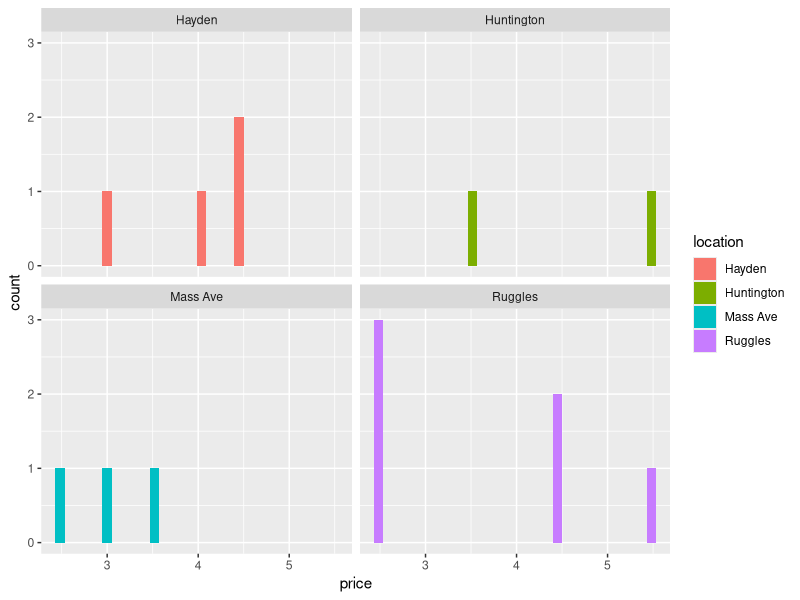
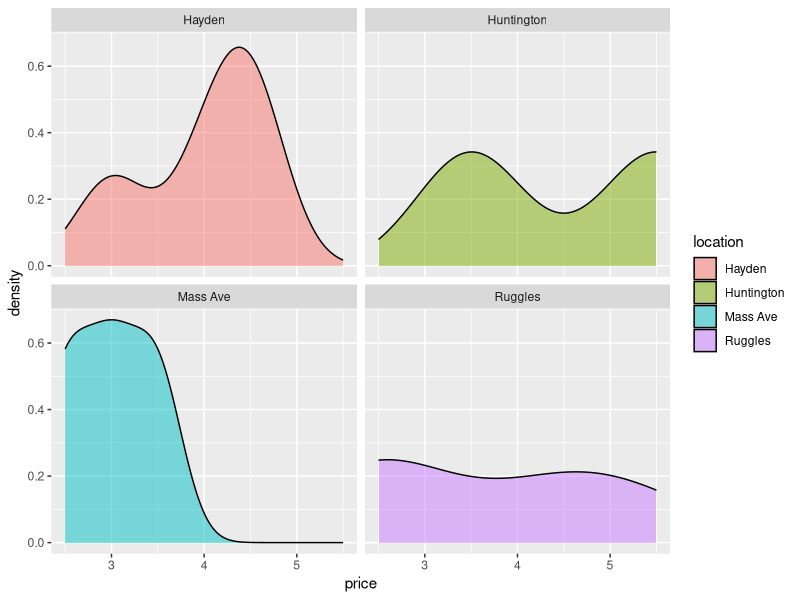
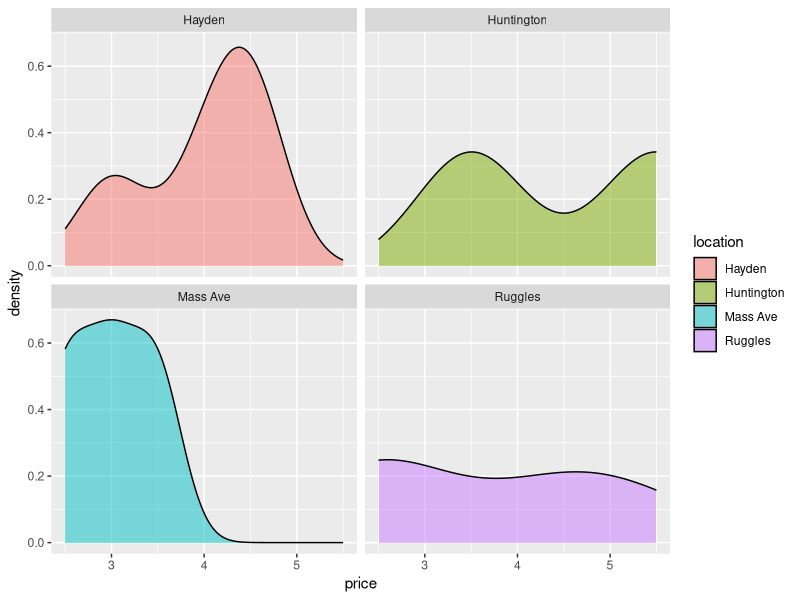
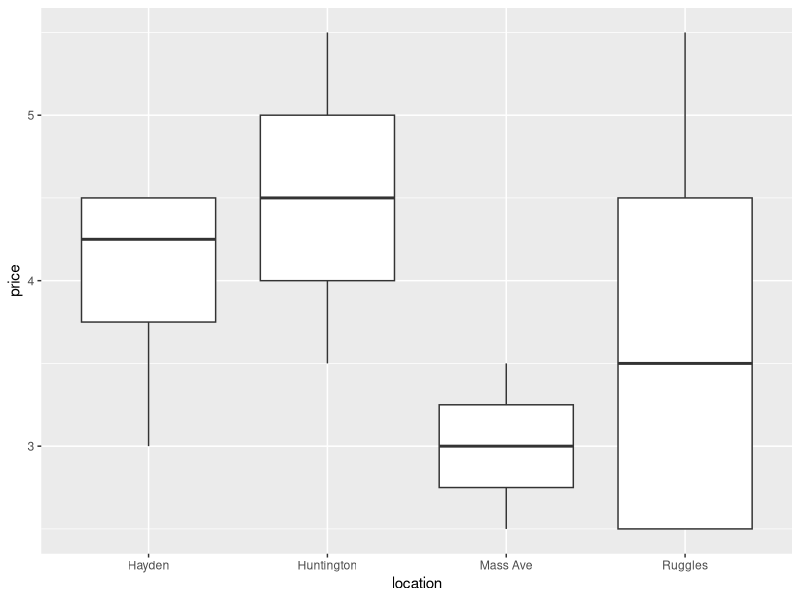
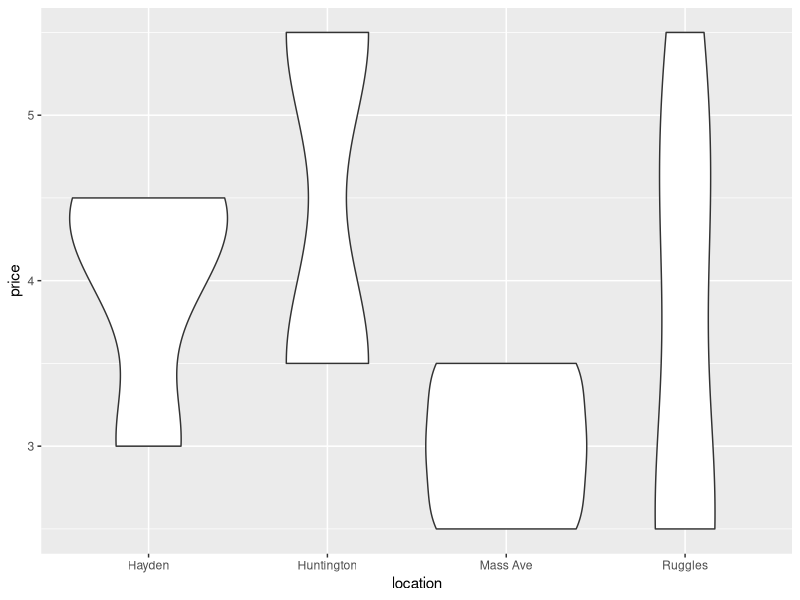
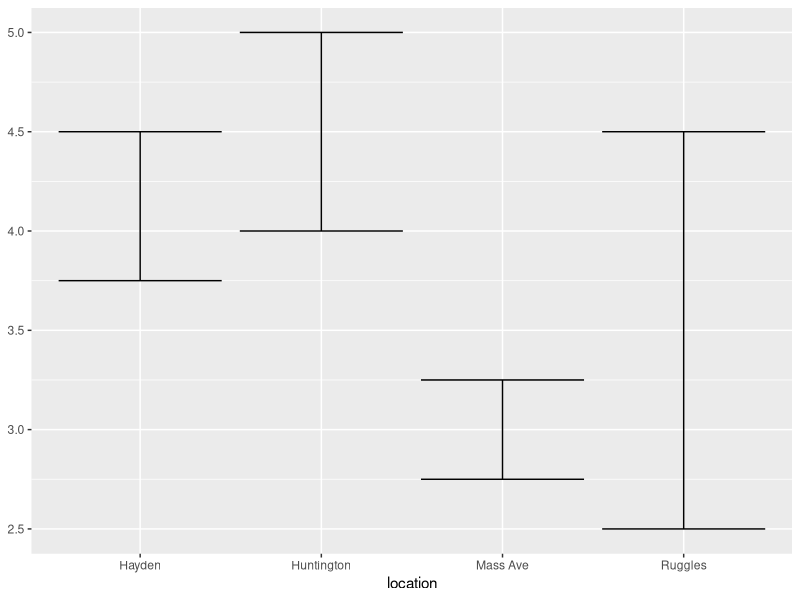
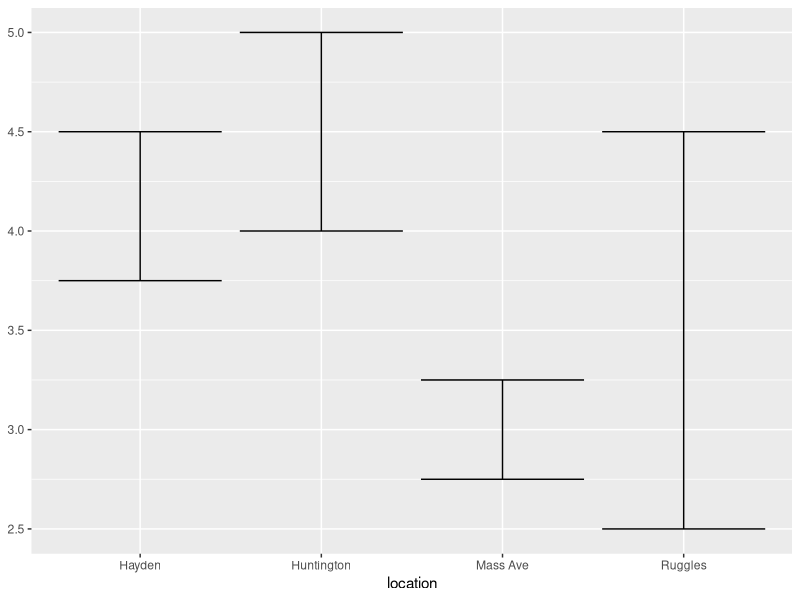
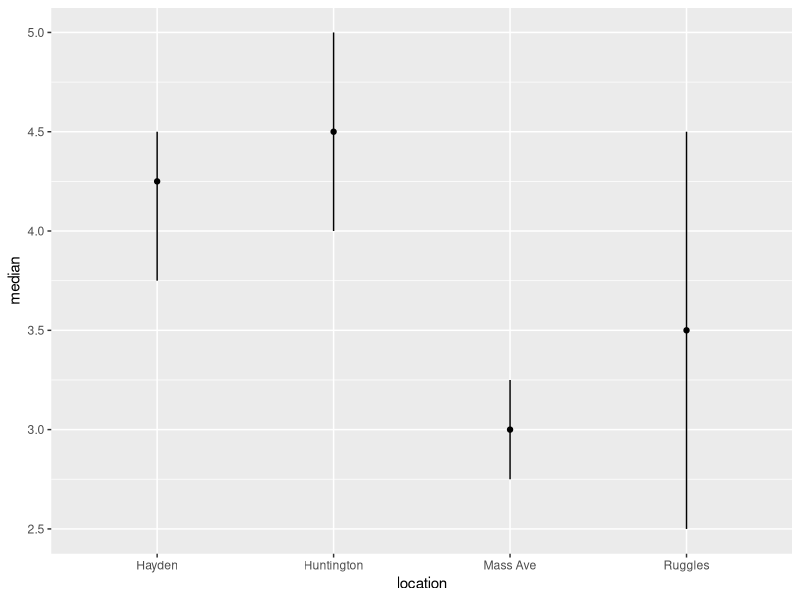

Write the R code that produced these figures, in order.
# 4C_databases_3.R
# Series: Databases 3
# Topic: Database Functions: Grouping, Summarizing, and Reframing
# Prof. Fraser

# We're going to learn some 'level-2' data wrangling functions, 
# that allow us to reshape and merge different data sets.
# I STRONGLY encourage you to type the code out yourself - helps with muscle memory.
# It's like tiny puzzles! Yay puzzles!

# Below, we're going to learn to use the dplyr package (pronounced 'dip-ler')
# There are several Tasks and Learning Checks (LC 1, LC2, etc.) in this tutorial, 
# Please run through them all to try it out yourself!

# 0. Load packages and Data (~1 min)

# 1. summarize() (~2 min)

# 2. group_by() (~2 min)

# 3. reframe() (~2 min)

# 4. left_join() (~4 min)

# 5. APPLICATION: Visualizing Distributions

# Please progress through each of these tasks 
# and answer the learning check questions as you go.
# In each task, you will 'discover' the uses of each function, 
# and make inferences together. Support your colleagues!


# 0. Load Packages and Data ############################################

library(dplyr) # for data wrangling
library(ggplot2) # for visualization

# For the first section of this tutorial, 
# we're going to again, make our own small data.frame.

# First, we're going to make a hypothetical dataset of coffee purchases,
# around Boston metro stops
purchases <- data.frame(
  # A unique id number for each customer
  customer_id = c(1, 1, 1, 1, 1, 1, 
                  2, 2, 3, 3, 3, 3, 4, 5, 8),
  # Location of Dunkin Donuts where coffee was purchased
  location = c("Huntington", "Ruggles", "Ruggles",
               "Ruggles", "Hayden", "Hayden",
               "Ruggles", "Huntington", "Mass Ave", "Mass Ave",
               "Hayden", "Hayden", "Mass Ave", "Ruggles", "Ruggles"),
  # Total cost of purchase
  price = c(5.5, 5.5, 2.5, 4.5, 3.0, 4.5, 
            4.5, 3.5, 3.0, 3.5, 4.0, 4.5,
            2.5, 2.5, 2.5)
)

purchases # view it


# Next, we're going to make a hypothetical dataset of customer names
mycustomers <- data.frame(
  # Name of customer
  customer = c("Tim", "Kate","Jon", "Courtney", "David", "Sameera", "Melanie"),
  # Unique ID number of each customer
  customer_id = c(1, 2, 3, 4, 5, 6, 7),
  # rate of reward points they earn for each purchase
  rewards = c(2, 2, 1.5, 1.5, 1, 1, 1)
)


mycustomers # view it









# 1. summarize() ##########################################

# First, we're going to learn the summarize() function from dplyr...
# by putting it into action!

## LC 1  ########################################

# Learning Check:
# What does the summarize function do?

purchases$price %>% mean()

purchases %>% 
  summarize(mean_price = mean(price))


purchases %>% 
  summarize(mean_price = mean(price),
            sd_price = sd(price))


# notice how we use the ` ` marks to add spaces in our labels?
purchases %>% 
  summarize(`mean of price` = mean(price), 
            `sd of price` = sd(price))



# Oh, and what do we learn about mutate() vs. summarize() from comparing these two code chunks?
purchases %>% 
  summarize(mean_price = mean(price),
            sd_price = sd(price),
            label = "summary statistics")

purchases %>% 
  summarize(mean_price = mean(price),
            sd_price = sd(price)) %>%
  mutate(label = "summary statistics")










# 2. group_by() ##########################################

# Next, we're going to learn a helper function. 
# It only works when you pair it with another dplyr function.
# It splits your dataset into smaller datasets, using the values of your grouping variable.

## LC 2 #####################################

# Learning Check:
# So why would we want to use group-by? 
# Compare the following chunks below, and explain in two sentences below.

purchases %>%
  summarize(total_sales = sum(price))

purchases %>%
  filter(location == "Hayden") %>%
  summarize(total_sales = sum(price))

purchases %>%
  group_by(location) %>%
  summarize(total_sales = sum(price))

purchases %>%
  group_by(location) %>%
  summarize(total_sales = sum(price),
            mean_sales = mean(price) )


purchases %>%
  group_by(location) %>%
  summarize(total_sales = sum(price),
            mean_sales = mean(price),
            number_of_sales = n()) 
# Whoa - that's a cool function; what is n() counting? 
# (Hint: if you add up the number of sales, what number is it?)

purchases %>%
  summarize(number_of_sales = n())




# 3. reframe() ###########################################

# If we want to summarize a table in a way 
# that will create multiple rows per group, 
# we need reframe() instead of summarize().

purchases %>%
  reframe(values = c(1,2,3)  )

purchases %>%
  reframe(values = c( mean(price), sd(price) )  )


purchases %>%
  reframe(price_range = seq(
    from = min(price, na.rm = TRUE), 
    to = max(price, na.rm = TRUE), 
    by = 0.5))

# What did we just do??
#   We made a sequence of numbers with seq() 
#   that spans *from* the minimum price *to* the maximum price
#   spaced *by* intervals of 0.5 dollars.
seq(from = 2.5, to = 5.5, by = 0.5)

#   But, that vector is has 7 values! 
#   summarize() shrinks data.frames into 1 row, so it won't work.
#   Instead, we need to `reframe()` that data to get multiple rows.
# Try to avoid summarize for more than 1 row.
purchases %>%
  summarize(price_range = seq(
    from = min(price, na.rm = TRUE), 
    to = max(price, na.rm = TRUE), 
    by = 0.5))





## LC 3 ###################################################

# Learning Check:

# We can use reframe() to create new summary tables of statistics, 
# in shapes different from the original table.
# Run the code chunk below.
# If we wanted to add the max price to 3rd row in this table, 
# how might we adjust this code?
# Original version:
purchases %>%
  reframe(type = c("mean", "sd"),
          value = c( mean(price), sd(price) ))

# Your Version with the max()
# ...




## LC 4 ###################################################

# Learning Check:
# We can even use group_by() together with reframe().
# Run the two chunks of code below.
# How did group_by() change our reframing process below?

purchases %>%
  reframe(range = c(min(price), max(price) ))

purchases %>%
  group_by(customer_id) %>%
  reframe(range = c(min(price), max(price) ))


# 4. left_join() ##########################################

# Last, let's learn the superpower of dplyr - joining datasets.
# Whenever you have a unique identifier - like an ID code for a customer reward account,
# you can use that to automatically transfer values from one data.frame to another.

# This is really helpful if you want to calculate how much each person purchased, 
# but their names are in a different dataset.

# We take our purchases dataset,
purchases %>%
  # And every time we have a match in the customer_id variable,
  left_join(by = "customer_id", 
            # we append the values for that matching row from our y data.frame.
            y = mycustomers)
# Alternatively
left_join(x = purchases, y = mycustomers, by = "customer_id")





# We can chain on some useful functions.
purchases %>%
  left_join(by = "customer_id",
            y = mycustomers) %>%
  group_by(customer_id, customer) %>%
  summarize(total_sales = sum(price))

# We have an NA, because one customer (customer #8) doesn't have a name.








## LC 5 #####################################

# Learning Check:
# We have many types of join functions, including left_join(), right_join(), and inner_join().
# I prefer left_join(), but that's just me.
# Using the definitions below, explain...
#    Why does each code chunk below have a different number of rows?

# left_join(): join customer data (right dataset) into the purchases data (left dataset)
purchases %>%
  left_join(by = "customer_id", y = mycustomers)

# right_join(): join purchases data (left dataset) into the customer data (right dataset)
purchases %>%
  right_join(by = "customer_id", y = mycustomers)

# inner_join(): join purchases and customer data, and keep just the matches
purchases %>%
  inner_join(by = "customer_id", y = mycustomers)


# I strongly recommend you just forget about inner_join and always use left_join().











## LC 4 #####################################

# Learning Check:
# Using the code below, who has the most Dunkin' Rewards points? 
# Where did that rewards_points field come from?

purchases %>%
  left_join(by = "customer_id", y = mycustomers) %>%
  mutate(rewards_points = price * rewards) %>%
  group_by(customer) %>%
  summarize(total_rewards_points = sum(rewards_points, na.rm = TRUE))










# APPLICATION: Visualizing distributions ###########################

# We used group_by() and summarize() above, 
# but another way to understand your data is to visualize it!

# These all allow us to visualize distributions of our coffee purchases by location.

# A. We've learned histograms...

# Histograms by panel
purchases %>%
  ggplot(mapping = aes(x = price, fill = location)) +
  geom_histogram() +
  facet_wrap(~location) 




# But we can also use their close cousin, density plots!

# density plots (these approximate the shape of distributions)
purchases %>%
  ggplot(mapping = aes(x = price, fill = location)) +
  geom_density(alpha = 0.5) +
  facet_wrap(~location) 

ggplot() +
  geom_density(
    data = purchases,
    mapping = aes(x = price, fill = location),
    alpha = 0.5) +
  facet_wrap(~location) 







# B. We've learned boxplots....

# A boxplot!
purchases %>%
  ggplot(mapping = aes(x = location, y = price)) +
  geom_boxplot()





# But we can also use their close cousin, violin plots!

# A 'violin' plot!
purchases %>%
  ggplot(mapping = aes(x = location, y = price)) +
  geom_violin()






# C. We can even use error bars to make the interquartile range.
purchases %>%
  # grouping by location
  group_by(location) %>%
  # calculating summary statistics
  summarize(lower = quantile(price, probs = 0.25),
            upper = quantile(price, probs = 0.75))  %>%
  # And adding some new aes() criteria, like 'ymin =' and 'ymax ='
  ggplot(mapping = aes(x = location, ymin = lower, ymax = upper)) +
  # Plus this new function
  geom_errorbar()


viz = purchases %>%
  group_by(location) %>%
  summarize(lower = quantile(price, probs = 0.25),
            upper = quantile(price, probs = 0.75))
viz
ggplot() +
  geom_errorbar(
    data = viz, 
    mapping = aes(x = location, ymin = lower, ymax = upper))










# Or we can depict the same range with lines
viz2 = purchases %>%
  # grouping by location
  group_by(location) %>%
  # calculating summary statistics
  summarize(lower = quantile(price, probs = 0.25),
            median = quantile(price, probs = 0.5),
            upper = quantile(price, probs = 0.75))

viz2 %>%
  # And adding some new aes() criteria, like 'ymin =' and 'ymax ='
  ggplot(mapping = aes(x = location, y = median, ymin = lower, ymax = upper)) +
  # Plus this new function!
  geom_linerange() +
  # With points for the median!
  geom_point() 



ggplot() +
  geom_linerange(
    data = viz2, 
    mapping = aes(x = location, ymin = lower, ymax = upper)) +
  geom_point(
    data = viz2,
    mapping = aes(x = location, y = median)
  )



# Each of these show distributions!

### Learning Check 8

# Visualize the distribution of rewards points earned by location, 
# using one of the new strategies above!
# Hint: you will need to use left_join()! 


viz3 = purchases %>%
  left_join(by = "customer_id", y = mycustomers) %>%
  mutate(reward_points = price * rewards) 

ggplot() +
  geom_density(
    data = viz3, mapping = aes(x = reward_points),
    fill = "steelblue"
  )

ggplot() +
  geom_density(
    data = viz3, 
    mapping = aes(x = reward_points, fill = location, 
                  group = location),
  )


viz4 = purchases %>%
  left_join(by = "customer_id", y = mycustomers) %>%
  mutate(reward_points = price * rewards)  %>%
  group_by(location) %>%
  summarize(lower = quantile(price, probs = 0.25),
            median = quantile(price, probs = 0.5),
            upper = quantile(price, probs = 0.75) )
viz4



ggplot() +
  geom_linerange(
    data = viz4,
    mapping = aes(x = location, ymin = lower, ymax = upper)
  ) +
  geom_point(
    data = viz4,
    mapping = aes(x = location, y = median)
  )

ggplot() +
  geom_crossbar(
    data = viz4,
    mapping = aes(x = location, y = median, ymin = lower, ymax = upper)
  )


ggplot() +
  geom_linerange(
    data = viz4,
    mapping = aes(x = location, ymin = lower, ymax = upper),
    linewidth = 2
  ) +
  geom_point(
    data = viz4,
    mapping = aes(x = location, y = median),
    size = 5
  ) +
  geom_point(
    data = viz4,
    mapping = aes(x = location, y = median),
    size = 4, color = "white"
  ) 











